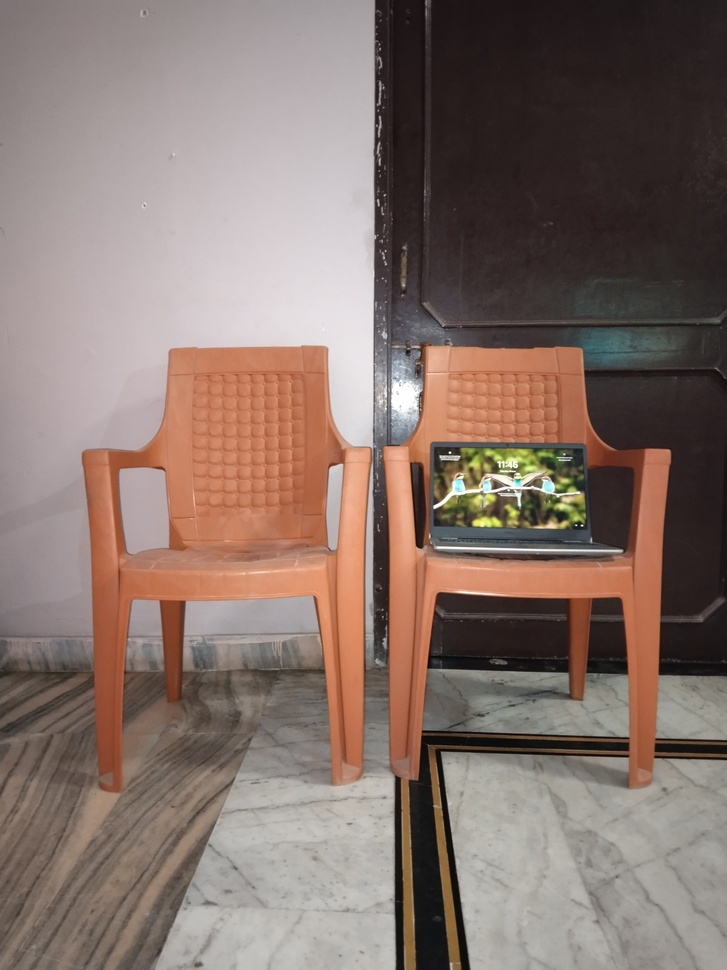
%> input picture task_image1.jpg, 727 x 970 px, shrunk from 3060 x 4080 before the run
$ octave chairs_empty_filled_comparison.m   (GNU Octave 9; MATLAB toolbox functions it lacks are replaced by stand-ins)
%> lines starting %> are read from the running program, lines starting %| are printed output that depends on the picture
% Using this code I am giving a refernce of empty chair and then cropping
% two chairs. Then compare both chairs with the reference empty chair, if
% their differnce of mean pixels (gray-scale) croses the threshold then
% the chair is filled otherwise its empty chair.

clear;
r_label = "None";
l_label = "None";
threshold_for_comparison = 30;

img = imread('task_image1.jpg');
%> img is the input picture: size 970x727x3 uint8; mean R, G, B 133.6, 115.3, 107.8
empty_chair = imread('empty_chair.jpg');
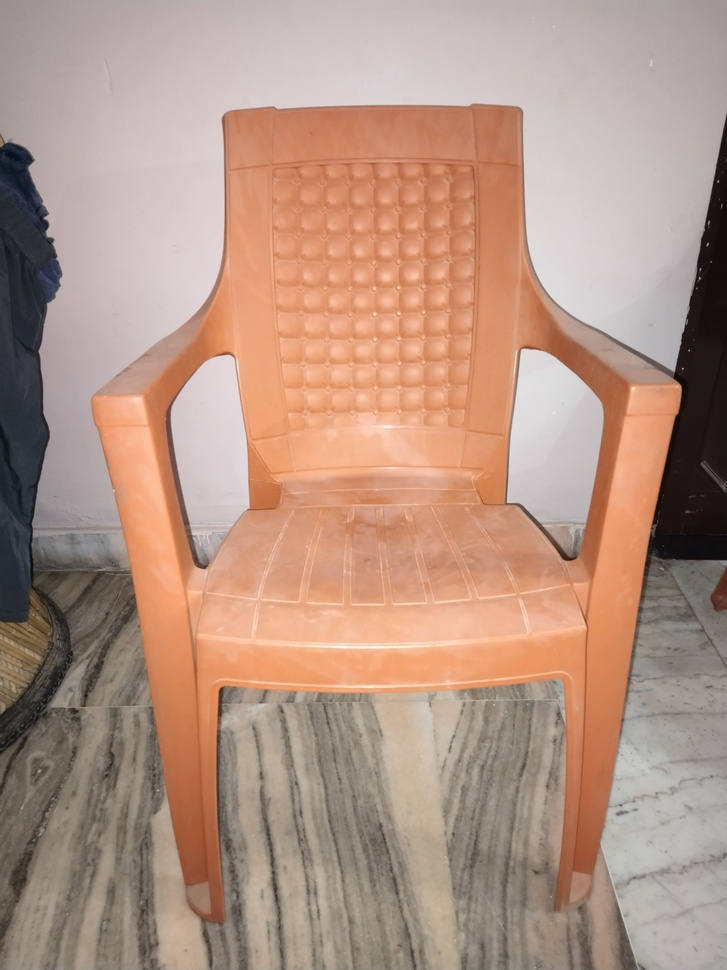
%> input picture empty_chair.jpg, 727 x 970 px, shrunk from 3060 x 4080 before the run
%> empty_chair is the input picture: size 970x727x3 uint8; mean R, G, B 179.3, 148.6, 132.4
imshow(img);

gray_empty_chair = rgb2gray(empty_chair);
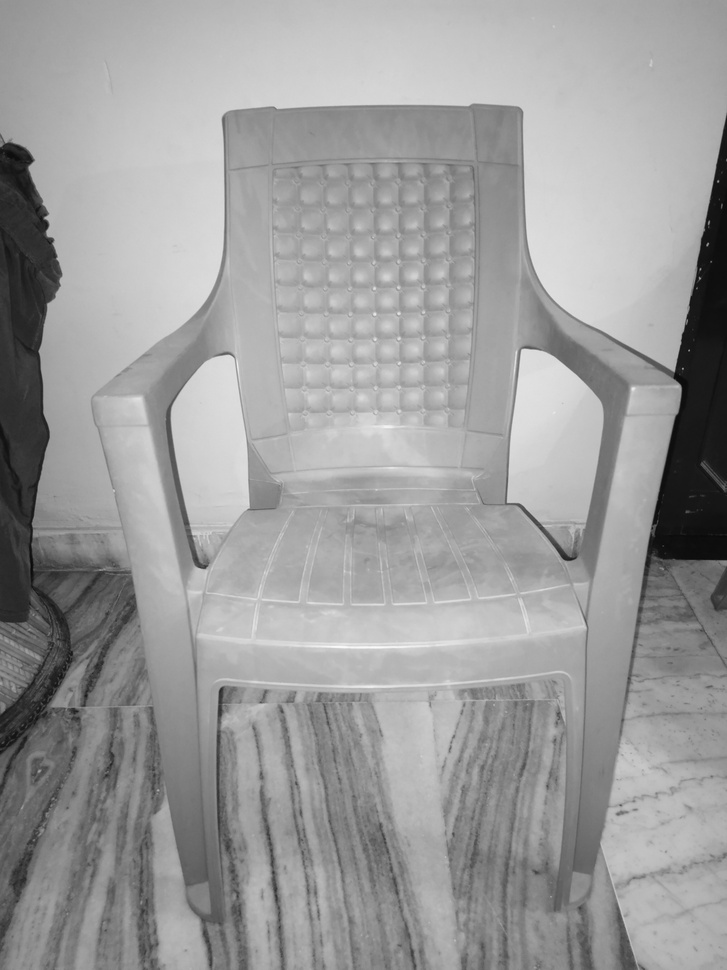
%> gray_empty_chair: size 970x727 uint8; min 7, max 251, mean 156
mean_empty_chair = mean2(gray_empty_chair);
%> mean_empty_chair = 156

disp('Crop the LEFT chair region');
%> (the run ends here)
